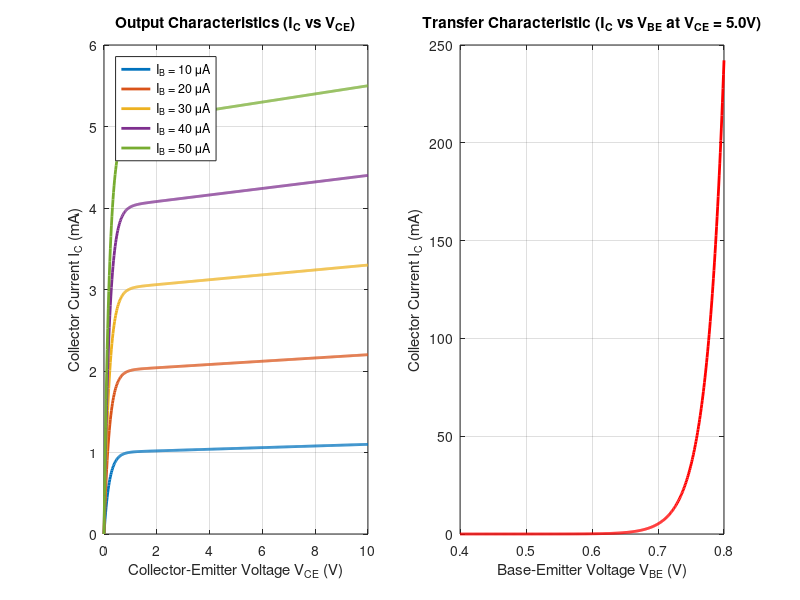

Recreate this plot in MATLAB.
% --- BJT Characteristic Curves Simulation ---
clear; clc; close all;

% --- Transistor Parameters ---
Is = 1e-14;      % Saturation current (A)
VT = 0.026;      % Thermal voltage at 300K (~26mV)
eta = 1.0;       % Ideality factor
VA = 100;        % Early voltage (V)
beta = 100;      % Current gain

% ==========================================
% 1. Output Characteristics (Ic vs Vce)
% ==========================================
Vce = linspace(0, 10, 500);         % Vce from 0V to 10V
Ib_list_uA = [10, 20, 30, 40, 50];  % Base currents in microamps

figure('Name', 'Transistor Characteristic Curves', 'Position', [100, 100, 1100, 450]);

subplot(1, 2, 1);
hold on; grid on; box on;

for i = 1:length(Ib_list_uA)
    Ib_uA = Ib_list_uA(i);
    Ib = Ib_uA * 1e-6; % Convert to Amps
    
    % Compute Vbe required for the base current
    Vbe = VT * log((Ib * beta / Is) + 1);
    
    % Compute Ic with Early effect
    Ic = Is * (exp(Vbe / (eta * VT)) - 1) * (1 + Vce / VA);
    
    % Apply saturation transition factor
    sat_factor = 1 - exp(-Vce / 0.2);
    Ic = Ic .* sat_factor;
    
    % Plot in mA
    plot(Vce, Ic * 1000, 'LineWidth', 2, ...
        'DisplayName', sprintf('I_B = %d \\muA', Ib_uA));
end

title('Output Characteristics (I_C vs V_{CE})', 'FontSize', 11);
xlabel('Collector-Emitter Voltage V_{CE} (V)');
ylabel('Collector Current I_C (mA)');
legend('Location', 'northwest');
xlim([0, 10]);

% ==========================================
% 2. Transfer Characteristic (Ic vs Vbe)
% ==========================================
Vbe = linspace(0.4, 0.8, 500);  % Vbe from 0.4V to 0.8V
Vce_fixed = 5.0;                 % Fixed Vce

Ic_transfer = Is * (exp(Vbe / (eta * VT)) - 1) * (1 + Vce_fixed / VA);

subplot(1, 2, 2);
plot(Vbe, Ic_transfer * 1000, 'r-', 'LineWidth', 2);
grid on; box on;

title(sprintf('Transfer Characteristic (I_C vs V_{BE} at V_{CE} = %.1fV)', Vce_fixed), 'FontSize', 11);
xlabel('Base-Emitter Voltage V_{BE} (V)');
ylabel('Collector Current I_C (mA)');
xlim([0.4, 0.8]);
